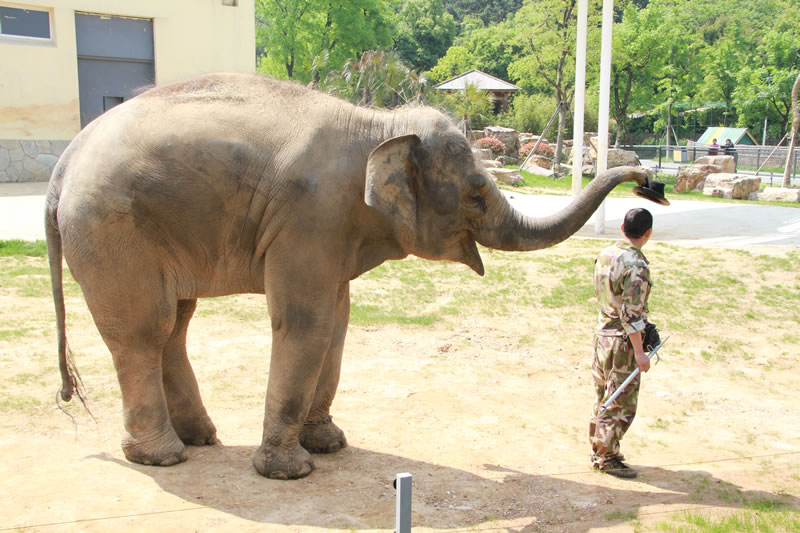
#> input picture data/elephant.jpg, 800 x 533 px
$ python 0501.py
#> lines starting #> are read from the running program, lines starting #| are printed output that depends on the picture
#0501.py
'''
ref: OpenCV(source) : dnn.cpp
'''
import cv2
import numpy as np

#1
src = cv2.imread('./data/elephant.jpg') # BGR
#> src is the input picture: shape (533, 800, 3); mean B, G, R 144.3, 176.8, 185.1
print("src.shape=", src.shape)
#| src.shape= (533, 800, 3)

#2
def blobFromImage(src, scalefactor=1.0, size=None, mean=None, swapRB=False, crop=False):
#2-1
#> called with scalefactor = 1, size = (300, 224), swapRB = False, crop = True
    size_w, size_h = size
    src_h,  src_w  = src.shape[:2]
#> src_h = 533; src_w = 800

#2-2
    if crop:
        resizeFactor = max(size_w/src_w, size_h/src_h)
#> resizeFactor = 0.42
        resize_img = cv2.resize(src, None, fx=resizeFactor, fy=resizeFactor)

        x = round((resize_img.shape[1] - size_w)/2)
#> x = 18
        y = round((resize_img.shape[0] - size_h)/2)
#> y = 0

        img = resize_img[y:y+size_h, x:x+size_w]
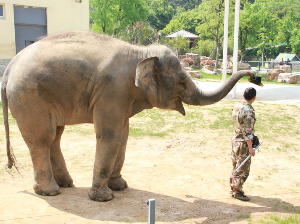
#> img: shape (224, 300, 3); mean B, G, R 140.8, 172.8, 181.8
    else:
        img = cv2.resize(src, size)
#2-3
    if swapRB:
        mean = mean.tolist() # list(mean)
        mean[2], mean[0] = mean[0], mean[2]
#2-4
    if mean:
        img = img - mean
#2-5
    img = img*scalefactor
#2-6
    if swapRB:
        img = img[:, :, ::-1]
#2-7
    img = img.transpose([2, 0, 1])
    img = np.expand_dims(img, axis = 0)
    return np.float32(img)

#3-1
blob = blobFromImage(src, size=(300, 224), crop=True)

#3-2
blob2 = cv2.dnn.blobFromImage(src, size=(300, 224), crop=True)


print("blob.shape=", blob.shape)
#| blob.shape= (1, 3, 224, 300)
print("blob2.shape=", blob2.shape)
#| blob2.shape= (1, 3, 224, 300)
print("np.allclose(blob, blob2)=", np.allclose(blob, blob2))
#| np.allclose(blob, blob2)= True

#4-1
blob= blob.squeeze()
blob = blob.transpose([1, 2, 0])
blob = np.uint8(blob)
cv2.imshow("blob", blob)

#4-2
blob2= blob2.squeeze()
blob2 = blob2.transpose([1, 2, 0])
blob2 = np.uint8(blob2)
cv2.imshow("blob2", blob2)

cv2.waitKey()
cv2.destroyAllWindows()

$ run again, with data/dog.jpg copied over data/elephant.jpg
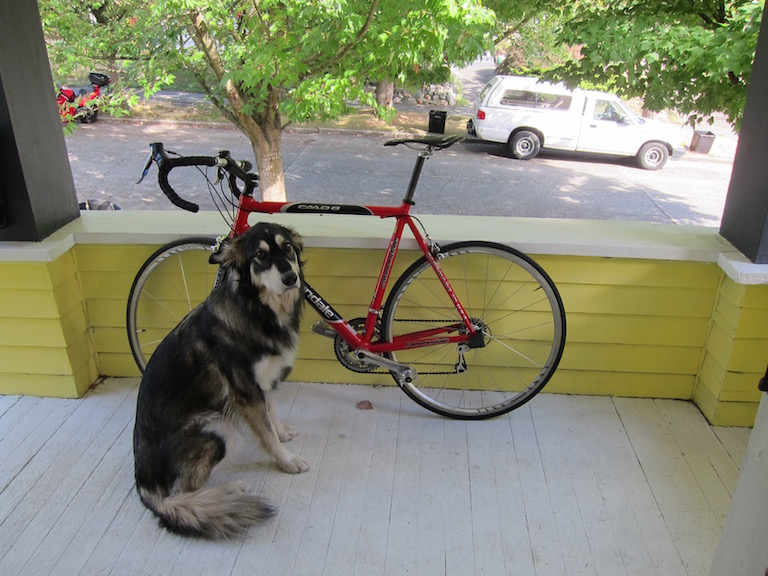
#> input picture data/dog.jpg, 768 x 576 px
#> src is the input picture: shape (576, 768, 3); mean B, G, R 114.1, 135.7, 134.4
#| src.shape= (576, 768, 3)
#> in blobFromImage, `resize_img = cv2.resize(src, None, fx=resizeFactor, fy=resizeFactor)`:
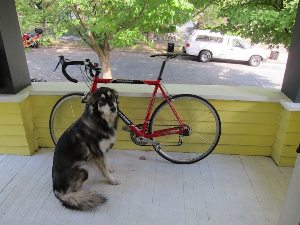
#> resize_img: shape (225, 300, 3); mean B, G, R 114, 135.5, 134.3
#> in blobFromImage, `img = resize_img[y:y+size_h, x:x+size_w]`:
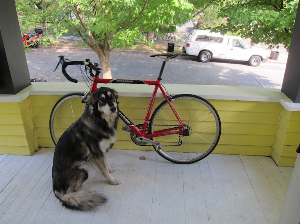
#> img: shape (224, 300, 3); mean B, G, R 113.7, 135.4, 134.2
#| blob.shape= (1, 3, 224, 300)
#| blob2.shape= (1, 3, 224, 300)
#| np.allclose(blob, blob2)= True

$ run again, with data/dog2.jpg copied over data/elephant.jpg
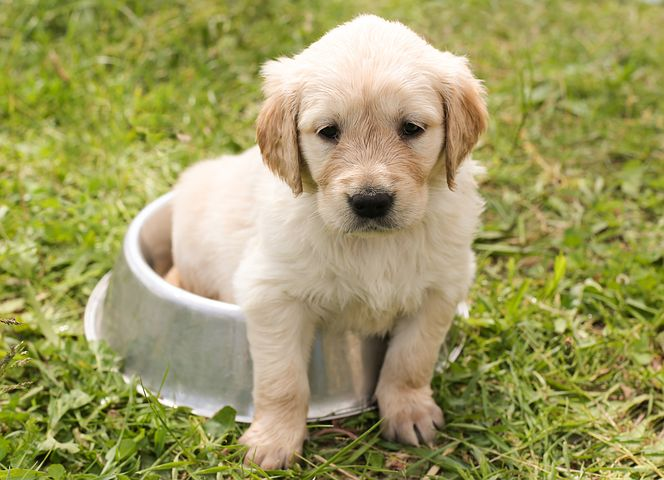
#> input picture data/dog2.jpg, 664 x 480 px
#> src is the input picture: shape (480, 664, 3); mean B, G, R 96.2, 154.4, 158.3
#| src.shape= (480, 664, 3)
#> in blobFromImage, `img = resize_img[y:y+size_h, x:x+size_w]`:
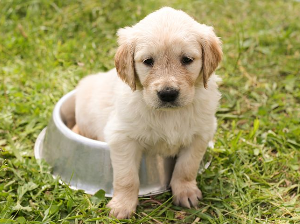
#> img: shape (224, 300, 3); mean B, G, R 97.2, 154.5, 158.6
#| blob.shape= (1, 3, 224, 300)
#| blob2.shape= (1, 3, 224, 300)
#| np.allclose(blob, blob2)= True
